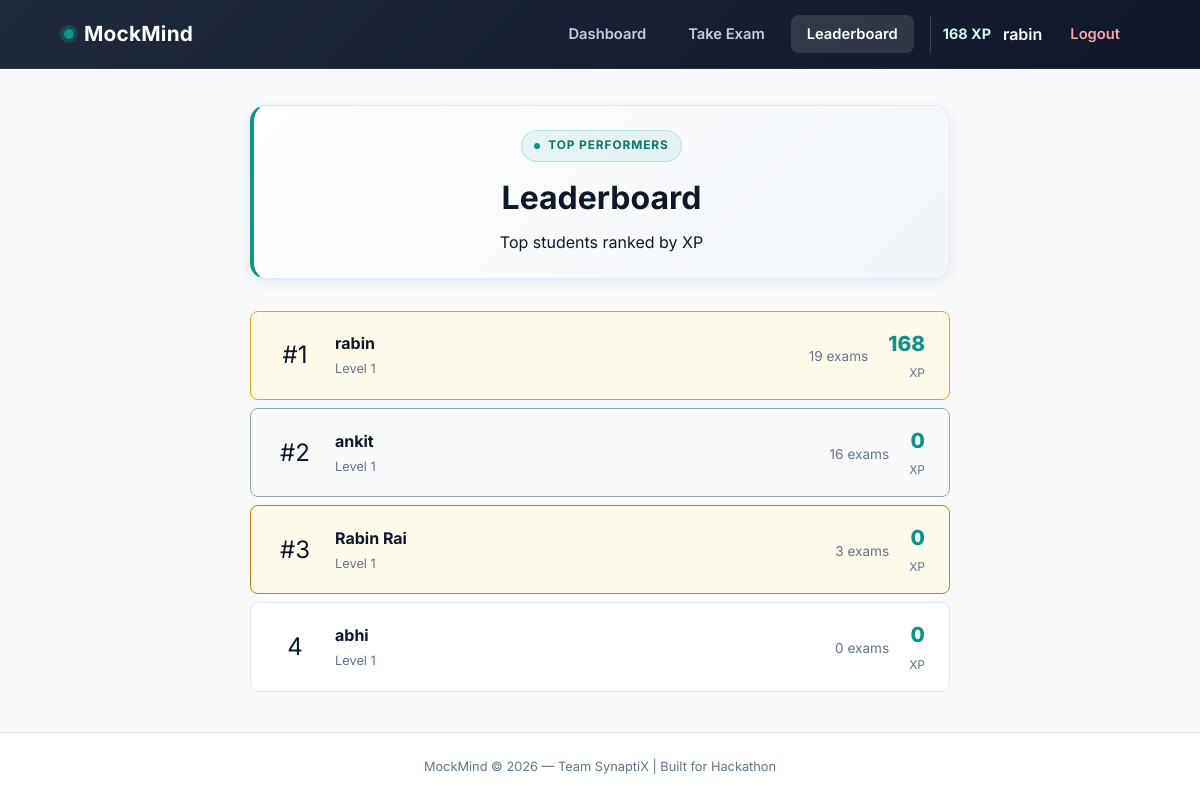
The app's page /leaderboard (signed in) with its own data.
### models.py (models this page shows, shortened)
class User(UserMixin, db.Model):
    id = db.Column(db.Integer, primary_key=True)
    username = db.Column(db.String(80), unique=True, nullable=False)
    email = db.Column(db.String(120), unique=True, nullable=False)
    password_hash = db.Column(db.String(256), nullable=False)
    is_admin = db.Column(db.Boolean, default=False)
    xp = db.Column(db.Integer, default=0)
    created_at = db.Column(db.DateTime, default=datetime.utcnow)
    exams = db.relationship('Exam', backref='user', lazy=True)

### routes/leaderboard.py (the view)
@leaderboard.route('/leaderboard')
def index():
    users = User.query.filter_by(is_admin=False).order_by(User.xp.desc()).all()
    leaderboard_data = []
    for rank, user in enumerate(users, 1):
        exam_count = Exam.query.filter_by(user_id=user.id, is_completed=True).count()
        leaderboard_data.append({
            'rank': rank,
            'username': user.username,
            'xp': user.xp,
            'exams_taken': exam_count,
            'level': user.xp // 1000 + 1
        })
    return render_template('leaderboard.html', leaderboard=leaderboard_data)

### models.py (called while the page is built)
@login_manager.user_loader
def load_user(user_id):
    return User.query.get(int(user_id))

### templates/leaderboard.html (shortened to what this page needs)
{% extends "base.html" %}
{% block content %}
<div class="leaderboard-container">
    <div class="leaderboard-header">
        <span class="page-kicker">Top Performers</span>
        <h1>Leaderboard</h1>
        <p>Top students ranked by XP</p>
    </div>
    <div class="leaderboard-table" id="leaderboardTable">
        {% if leaderboard %}
            {% for entry in leaderboard %}
                <div class="lb-row {% if loop.index <= 3 %}lb-top-{{ loop.index }}{% endif %}">
                    <div class="lb-rank">
                        {% if entry.rank == 1 %}#1
                        {% elif entry.rank == 2 %}#2
                        {% elif entry.rank == 3 %}#3
                        {% else %}{{ entry.rank }}
                        {% endif %}
                    </div>
                    <div class="lb-user">
                        <span class="lb-username">{{ entry.username }}</span>
                        <span class="lb-level">Level {{ entry.level }}</span>
                    </div>
                    <div class="lb-stats">
                        <span class="lb-exams">{{ entry.exams_taken }} exams</span>
                    </div>
                    <div class="lb-xp">
                        <span class="lb-xp-value">{{ entry.xp }}</span>
                        <span class="lb-xp-label">XP</span>
                    </div>
                </div>
            {% endfor %}
        {% else %}
            <div class="empty-state">
                <p>No students yet. Be the first to take an exam!</p>
            </div>
        {% endif %}
    </div>
</div>
{% endblock %}

### templates/base.html (shortened to what this page needs)
<!DOCTYPE html>
<html lang="en">
<head>
    <link rel="stylesheet" href="{{ url_for('static', filename='css/style.css') }}">
</head>
<body>
    <nav class="navbar" id="siteNavbar">
        <div class="nav-container">
            <a href="{{ url_for('dashboard.index') }}" class="nav-logo">
                <span class="logo-dot"></span>
                <span>MockMind</span>
            </a>
            <div class="nav-links" id="navLinks">
                {% if current_user.is_authenticated %}
                    <a href="{{ url_for('dashboard.index') }}" class="nav-link {% if request.endpoint == 'dashboard.index' %}active{% endif %}">Dashboard</a>
                    <a href="{{ url_for('exam.select') }}" class="nav-link {% if request.endpoint and request.endpoint.startswith('exam.') %}active{% endif %}">Take Exam</a>
                    <a href="{{ url_for('leaderboard.index') }}" class="nav-link {% if request.endpoint and request.endpoint.startswith('leaderboard.') %}active{% endif %}">Leaderboard</a>
                    <div class="nav-user">
                        <span class="nav-xp">{{ current_user.xp }} XP</span>
                        <span class="nav-username">{{ current_user.username }}</span>
                        <a href="{{ url_for('auth.logout') }}" class="nav-link btn-logout">Logout</a>
                    </div>
                {% else %}
                    <a href="{{ url_for('auth.login') }}" class="nav-link {% if request.endpoint == 'auth.login' %}active{% endif %}">Login</a>
                    <a href="{{ url_for('auth.signup') }}" class="nav-link btn-primary {% if request.endpoint == 'auth.signup' %}active{% endif %}">Sign Up</a>
                {% endif %}
            </div>
        </div>
    </nav>
    <main class="main-content">
        {% block content %}{% endblock %}
    </main>
    <footer class="footer">
        <p>MockMind © 2026 — Team SynaptiX | Built for Hackathon</p>
    </footer>
</body>
</html>

### records on screen
User: xp "168", username "rabin", shows "#1", level "1", exams_taken "19"
User: shows "#2", username "ankit", level "1", exams_taken "16", xp "0"
User: shows "#3", username "Rabin Rai", level "1", exams_taken "3", xp "0"
User: rank "4", username "abhi", level "1", exams_taken "0", xp "0"
